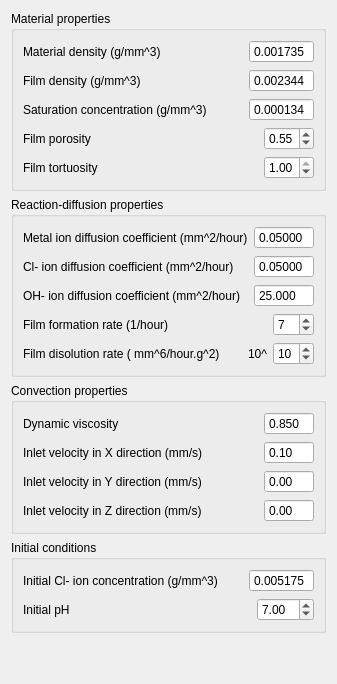
       <widget class="QWidget" name="tabMaterial">
        <attribute name="title">
         <string>Materials &amp;&amp; BCs</string>
        </attribute>
        <layout class="QVBoxLayout" name="verticalLayout_14">
         <item>
          <widget class="QGroupBox" name="materialsGroup">
           <property name="title">
            <string>Material properties</string>
           </property>
           <layout class="QVBoxLayout" name="verticalLayout_8">
            <item>
             <layout class="QHBoxLayout" name="horizontalLayout_28">
              <item>
               <widget class="QLabel" name="featureSizeLabel_9">
                <property name="text">
                 <string>Material density (g/mm^3)</string>
                </property>
               </widget>
              </item>
              <item>
               <widget class="QDoubleSpinBox" name="matDensitySpin">
                <property name="maximumSize">
                 <size>
                  <width>65</width>
                  <height>16777215</height>
                 </size>
                </property>
                <property name="buttonSymbols">
                 <enum>QAbstractSpinBox::NoButtons</enum>
                </property>
                <property name="decimals">
                 <number>6</number>
                </property>
                <property name="minimum">
                 <double>0.000000000000000</double>
                </property>
                <property name="maximum">
                 <double>1.000000000000000</double>
                </property>
                <property name="singleStep">
                 <double>0.010000000000000</double>
                </property>
                <property name="value">
                 <double>0.001735000000000</double>
                </property>
               </widget>
              </item>
             </layout>
            </item>
            <item>
             <layout class="QHBoxLayout" name="horizontalLayout_29">
              <item>
               <widget class="QLabel" name="featureSizeLabel_10">
                <property name="text">
                 <string>Film density (g/mm^3)</string>
                </property>
               </widget>
              </item>
              <item>
               <widget class="QDoubleSpinBox" name="filmDensitySpin">
                <property name="maximumSize">
                 <size>
                  <width>65</width>
                  <height>16777215</height>
                 </size>
                </property>
                <property name="buttonSymbols">
                 <enum>QAbstractSpinBox::NoButtons</enum>
                </property>
                <property name="decimals">
                 <number>6</number>
                </property>
                <property name="minimum">
                 <double>0.000000000000000</double>
                </property>
                <property name="maximum">
                 <double>1.000000000000000</double>
                </property>
                <property name="singleStep">
                 <double>0.010000000000000</double>
                </property>
                <property name="value">
                 <double>0.002344000000000</double>
                </property>
               </widget>
              </item>
             </layout>
            </item>
            <item>
             <layout class="QHBoxLayout" name="horizontalLayout_30">
              <item>
               <widget class="QLabel" name="featureSizeLabel_11">
                <property name="text">
                 <string>Saturation concentration (g/mm^3)</string>
                </property>
               </widget>
              </item>
              <item>
               <widget class="QDoubleSpinBox" name="matSaturSpin">
                <property name="maximumSize">
                 <size>
                  <width>65</width>
                  <height>16777215</height>
                 </size>
                </property>
                <property name="buttonSymbols">
                 <enum>QAbstractSpinBox::NoButtons</enum>
                </property>
                <property name="decimals">
                 <number>6</number>
                </property>
                <property name="minimum">
                 <double>0.000000000000000</double>
                </property>
                <property name="maximum">
                 <double>1.000000000000000</double>
                </property>
                <property name="singleStep">
                 <double>0.010000000000000</double>
                </property>
                <property name="value">
                 <double>0.000134000000000</double>
                </property>
               </widget>
              </item>
             </layout>
            </item>
            <item>
             <layout class="QHBoxLayout" name="horizontalLayout_31">
              <item>
               <widget class="QLabel" name="featureSizeLabel_12">
                <property name="text">
                 <string>Film porosity </string>
                </property>
               </widget>
              </item>
              <item>
               <widget class="QDoubleSpinBox" name="filmPorositySpin">
                <property name="maximumSize">
                 <size>
                  <width>50</width>
                  <height>16777215</height>
                 </size>
                </property>
                <property name="minimum">
                 <double>0.000000000000000</double>
                </property>
                <property name="maximum">
                 <double>1.000000000000000</double>
                </property>
                <property name="singleStep">
                 <double>0.010000000000000</double>
                </property>
                <property name="value">
                 <double>0.550000000000000</double>
                </property>
               </widget>
              </item>
             </layout>
            </item>
            <item>
             <layout class="QHBoxLayout" name="horizontalLayout_32">
              <item>
               <widget class="QLabel" name="featureSizeLabel_13">
                <property name="text">
                 <string>Film tortuosity </string>
                </property>
               </widget>
              </item>
              <item>
               <widget class="QDoubleSpinBox" name="filmTortuoSpin">
                <property name="maximumSize">
                 <size>
                  <width>50</width>
                  <height>16777215</height>
                 </size>
                </property>
                <property name="minimum">
                 <double>0.000000000000000</double>
                </property>
                <property name="maximum">
                 <double>1.000000000000000</double>
                </property>
                <property name="singleStep">
                 <double>0.010000000000000</double>
                </property>
                <property name="value">
                 <double>1.000000000000000</double>
                </property>
               </widget>
              </item>
             </layout>
            </item>
           </layout>
          </widget>
         </item>
         <item>
          <widget class="QGroupBox" name="reactDiffGroup">
           <property name="title">
            <string>Reaction-diffusion properties</string>
           </property>
           <layout class="QVBoxLayout" name="verticalLayout_10">
            <item>
             <layout class="QHBoxLayout" name="horizontalLayout_33">
              <item>
               <widget class="QLabel" name="featureSizeLabel_14">
                <property name="text">
                 <string>Metal ion diffusion coefficient (mm^2/hour)</string>
                </property>
               </widget>
              </item>
              <item>
               <widget class="QDoubleSpinBox" name="metalDiffCoefSpin">
                <property name="maximumSize">
                 <size>
                  <width>60</width>
                  <height>16777215</height>
                 </size>
                </property>
                <property name="buttonSymbols">
                 <enum>QAbstractSpinBox::NoButtons</enum>
                </property>
                <property name="decimals">
                 <number>5</number>
                </property>
                <property name="minimum">
                 <double>0.000000000000000</double>
                </property>
                <property name="maximum">
                 <double>100.000000000000000</double>
                </property>
                <property name="singleStep">
                 <double>0.010000000000000</double>
                </property>
                <property name="value">
                 <double>0.050000000000000</double>
                </property>
               </widget>
              </item>
             </layout>
            </item>
            <item>
             <layout class="QHBoxLayout" name="horizontalLayout_34">
              <item>
               <widget class="QLabel" name="featureSizeLabel_15">
                <property name="text">
                 <string>Cl- ion diffusion coefficient (mm^2/hour)</string>
                </property>
               </widget>
              </item>
              <item>
               <widget class="QDoubleSpinBox" name="clDiffCoefSpin">
                <property name="maximumSize">
                 <size>
                  <width>60</width>
                  <height>16777215</height>
                 </size>
                </property>
                <property name="buttonSymbols">
                 <enum>QAbstractSpinBox::NoButtons</enum>
                </property>
                <property name="decimals">
                 <number>5</number>
                </property>
                <property name="minimum">
                 <double>0.000000000000000</double>
                </property>
                <property name="maximum">
                 <double>100.000000000000000</double>
                </property>
                <property name="singleStep">
                 <double>0.010000000000000</double>
                </property>
                <property name="value">
                 <double>0.050000000000000</double>
                </property>
               </widget>
              </item>
             </layout>
            </item>
            <item>
             <layout class="QHBoxLayout" name="horizontalLayout_35">
              <item>
               <widget class="QLabel" name="featureSizeLabel_16">
                <property name="text">
                 <string>OH- ion diffusion coefficient (mm^2/hour)</string>
                </property>
               </widget>
              </item>
              <item>
               <widget class="QDoubleSpinBox" name="ohDiffCoefSpin">
                <property name="maximumSize">
                 <size>
                  <width>60</width>
                  <height>16777215</height>
                 </size>
                </property>
                <property name="buttonSymbols">
                 <enum>QAbstractSpinBox::NoButtons</enum>
                </property>
                <property name="decimals">
                 <number>3</number>
                </property>
                <property name="minimum">
                 <double>0.000000000000000</double>
                </property>
                <property name="maximum">
                 <double>1000.000000000000000</double>
                </property>
                <property name="singleStep">
                 <double>0.010000000000000</double>
                </property>
                <property name="value">
                 <double>25.000000000000000</double>
                </property>
               </widget>
              </item>
             </layout>
            </item>
            <item>
             <layout class="QHBoxLayout" name="horizontalLayout_36">
              <item>
               <widget class="QLabel" name="label_16">
                <property name="text">
                 <string>Film formation rate (1/hour)</string>
                </property>
               </widget>
              </item>
              <item>
               <widget class="QSpinBox" name="k1ReactionSpin">
                <property name="sizePolicy">
                 <sizepolicy hsizetype="Fixed" vsizetype="Fixed">
                  <horstretch>0</horstretch>
                  <verstretch>0</verstretch>
                 </sizepolicy>
                </property>
                <property name="buttonSymbols">
                 <enum>QAbstractSpinBox::UpDownArrows</enum>
                </property>
                <property name="minimum">
                 <number>0</number>
                </property>
                <property name="maximum">
                 <number>30</number>
                </property>
                <property name="value">
                 <number>7</number>
                </property>
               </widget>
              </item>
             </layout>
            </item>
            <item>
             <layout class="QHBoxLayout" name="horizontalLayout_10">
              <item>
               <widget class="QLabel" name="label_15">
                <property name="text">
                 <string>Film disolution rate ( mm^6/hour.g^2) </string>
                </property>
               </widget>
              </item>
              <item>
               <widget class="QLabel" name="label_17">
                <property name="sizePolicy">
                 <sizepolicy hsizetype="Fixed" vsizetype="Preferred">
                  <horstretch>0</horstretch>
                  <verstretch>0</verstretch>
                 </sizepolicy>
                </property>
                <property name="text">
                 <string>10^</string>
                </property>
               </widget>
              </item>
              <item>
               <widget class="QSpinBox" name="k2ReactionSpin">
                <property name="sizePolicy">
                 <sizepolicy hsizetype="Fixed" vsizetype="Fixed">
                  <horstretch>0</horstretch>
                  <verstretch>0</verstretch>
                 </sizepolicy>
                </property>
                <property name="buttonSymbols">
                 <enum>QAbstractSpinBox::UpDownArrows</enum>
                </property>
                <property name="minimum">
                 <number>0</number>
                </property>
                <property name="maximum">
                 <number>30</number>
                </property>
                <property name="value">
                 <number>10</number>
                </property>
               </widget>
              </item>
             </layout>
            </item>
           </layout>
          </widget>
         </item>
         <item>
          <widget class="QGroupBox" name="convectGroup">
           <property name="title">
            <string>Convection properties</string>
           </property>
           <layout class="QVBoxLayout" name="verticalLayout_12">
            <item>
             <layout class="QHBoxLayout" name="horizontalLayout_37">
              <item>
               <widget class="QLabel" name="featureSizeLabel_17">
                <property name="text">
                 <string>Dynamic viscosity</string>
                </property>
               </widget>
              </item>
              <item>
               <widget class="QDoubleSpinBox" name="dynaViscositySpin">
                <property name="maximumSize">
                 <size>
                  <width>50</width>
                  <height>16777215</height>
                 </size>
                </property>
                <property name="buttonSymbols">
                 <enum>QAbstractSpinBox::NoButtons</enum>
                </property>
                <property name="decimals">
                 <number>3</number>
                </property>
                <property name="minimum">
                 <double>0.000000000000000</double>
                </property>
                <property name="maximum">
                 <double>100.000000000000000</double>
                </property>
                <property name="singleStep">
                 <double>0.010000000000000</double>
                </property>
                <property name="value">
                 <double>0.850000000000000</double>
                </property>
               </widget>
              </item>
             </layout>
            </item>
            <item>
             <layout class="QHBoxLayout" name="horizontalLayout_38">
              <item>
               <widget class="QLabel" name="featureSizeLabel_18">
                <property name="text">
                 <string>Inlet velocity in X direction (mm/s)</string>
                </property>
               </widget>
              </item>
              <item>
               <widget class="QDoubleSpinBox" name="inletVelocXSpin">
                <property name="maximumSize">
                 <size>
                  <width>50</width>
                  <height>16777215</height>
                 </size>
                </property>
                <property name="buttonSymbols">
                 <enum>QAbstractSpinBox::NoButtons</enum>
                </property>
                <property name="decimals">
                 <number>2</number>
                </property>
                <property name="minimum">
                 <double>-100.000000000000000</double>
                </property>
                <property name="maximum">
                 <double>100.000000000000000</double>
                </property>
                <property name="singleStep">
                 <double>0.010000000000000</double>
                </property>
                <property name="value">
                 <double>0.100000000000000</double>
                </property>
               </widget>
              </item>
             </layout>
            </item>
            <item>
             <layout class="QHBoxLayout" name="horizontalLayout_39">
              <item>
               <widget class="QLabel" name="featureSizeLabel_19">
                <property name="text">
                 <string>Inlet velocity in Y direction (mm/s)</string>
                </property>
               </widget>
              </item>
              <item>
               <widget class="QDoubleSpinBox" name="inletVelocYSpin">
                <property name="maximumSize">
                 <size>
                  <width>50</width>
                  <height>16777215</height>
                 </size>
                </property>
                <property name="buttonSymbols">
                 <enum>QAbstractSpinBox::NoButtons</enum>
                </property>
                <property name="decimals">
                 <number>2</number>
                </property>
                <property name="minimum">
                 <double>-100.000000000000000</double>
                </property>
                <property name="maximum">
                 <double>100.000000000000000</double>
                </property>
                <property name="singleStep">
                 <double>0.010000000000000</double>
                </property>
                <property name="value">
                 <double>0.000000000000000</double>
                </property>
               </widget>
              </item>
             </layout>
            </item>
            <item>
             <layout class="QHBoxLayout" name="horizontalLayout_40">
              <item>
               <widget class="QLabel" name="featureSizeLabel_20">
                <property name="text">
                 <string>Inlet velocity in Z direction (mm/s)</string>
                </property>
               </widget>
              </item>
              <item>
               <widget class="QDoubleSpinBox" name="inletVelocZSpin">
                <property name="maximumSize">
                 <size>
                  <width>50</width>
                  <height>16777215</height>
                 </size>
                </property>
                <property name="buttonSymbols">
                 <enum>QAbstractSpinBox::NoButtons</enum>
                </property>
                <property name="decimals">
                 <number>2</number>
                </property>
                <property name="minimum">
                 <double>-100.000000000000000</double>
                </property>
                <property name="maximum">
                 <double>100.000000000000000</double>
                </property>
                <property name="singleStep">
                 <double>0.010000000000000</double>
                </property>
                <property name="value">
                 <double>0.000000000000000</double>
                </property>
               </widget>
              </item>
             </layout>
            </item>
           </layout>
          </widget>
         </item>
         <item>
          <widget class="QGroupBox" name="ICGroup">
           <property name="title">
            <string>Initial conditions</string>
           </property>
           <layout class="QVBoxLayout" name="verticalLayout_13">
            <item>
             <layout class="QHBoxLayout" name="horizontalLayout_41">
              <item>
               <widget class="QLabel" name="featureSizeLabel_21">
                <property name="text">
                 <string>Initial Cl- ion concentration (g/mm^3)</string>
                </property>
               </widget>
              </item>
              <item>
               <widget class="QDoubleSpinBox" name="initClConcenSpin">
                <property name="maximumSize">
                 <size>
                  <width>65</width>
                  <height>16777215</height>
                 </size>
                </property>
                <property name="buttonSymbols">
                 <enum>QAbstractSpinBox::NoButtons</enum>
                </property>
                <property name="decimals">
                 <number>6</number>
                </property>
                <property name="minimum">
                 <double>0.000000000000000</double>
                </property>
                <property name="maximum">
                 <double>100.000000000000000</double>
                </property>
                <property name="singleStep">
                 <double>0.001000000000000</double>
                </property>
                <property name="value">
                 <double>0.005175000000000</double>
                </property>
               </widget>
              </item>
             </layout>
            </item>
            <item>
             <layout class="QHBoxLayout" name="horizontalLayout_42">
              <item>
               <widget class="QLabel" name="label_18">
                <property name="text">
                 <string>Initial pH</string>
                </property>
               </widget>
              </item>
              <item>
               <widget class="QDoubleSpinBox" name="initpHSpin">
                <property name="sizePolicy">
                 <sizepolicy hsizetype="Fixed" vsizetype="Fixed">
                  <horstretch>0</horstretch>
                  <verstretch>0</verstretch>
                 </sizepolicy>
                </property>
                <property name="buttonSymbols">
                 <enum>QAbstractSpinBox::UpDownArrows</enum>
                </property>
                <property name="decimals">
                 <number>2</number>
                </property>
                <property name="minimum">
                 <double>1.000000000000000</double>
                </property>
                <property name="maximum">
                 <double>14.000000000000000</double>
                </property>
                <property name="value">
                 <double>7.000000000000000</double>
                </property>
               </widget>
              </item>
             </layout>
            </item>
           </layout>
          </widget>
         </item>
         <item>
          <spacer name="verticalSpacer_2">
           <property name="orientation">
            <enum>Qt::Vertical</enum>
           </property>
           <property name="sizeHint" stdset="0">
            <size>
             <width>20</width>
             <height>40</height>
            </size>
           </property>
          </spacer>
         </item>
        </layout>
       </widget>
